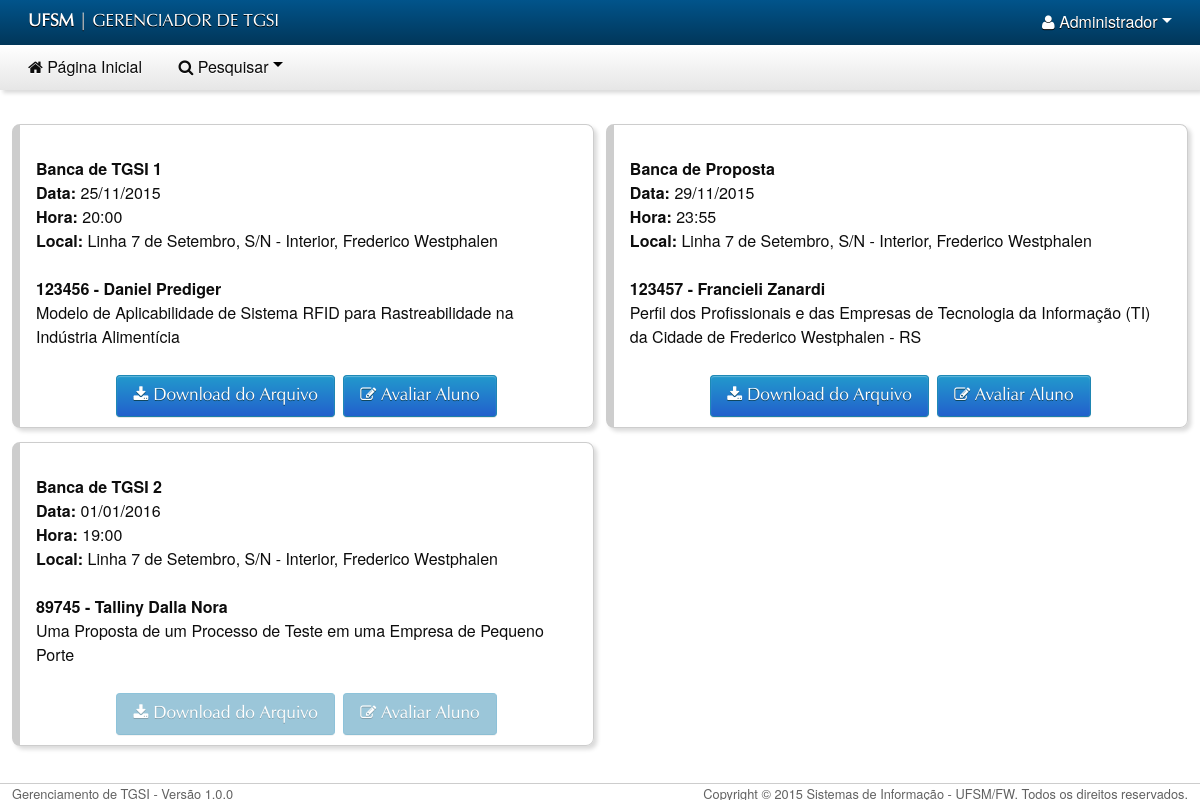
The app's page /portal/avaliador/index.php (signed in) with its own data.
### tables this page shows
CREATE TABLE IF NOT EXISTS `banca` (
  `ban_codigo` int(11) NOT NULL AUTO_INCREMENT,
  `ban_tipo` int(11) NOT NULL,
  `ban_data` date NOT NULL,
  `ban_descricao` varchar(150) NOT NULL,
  `ban_local` varchar(1000) NOT NULL,
  `usu_codigo` int(11) NOT NULL,
  `tur_codigo` int(11) NOT NULL,
  `ban_hora` time NOT NULL,
  PRIMARY KEY (`ban_codigo`),
  UNIQUE KEY `usu_codigo` (`usu_codigo`),
  KEY `usu_codigo_2` (`usu_codigo`),
  KEY `tur_codigo` (`tur_codigo`)
);

CREATE TABLE IF NOT EXISTS `usuario` (
  `USU_CODIGO` int(11) NOT NULL AUTO_INCREMENT,
  `USU_LOGIN` varchar(100) NOT NULL,
  `USU_SENHA` varchar(150) NOT NULL,
  `USU_NOME` varchar(150) NOT NULL,
  `USU_EMAIL` varchar(150) NOT NULL,
  `USU_MATRICULA` varchar(100) NOT NULL,
  `USU_SITUACAO` tinyint(1) NOT NULL,
  PRIMARY KEY (`USU_CODIGO`)
);

### portal/avaliador/index.php (the view, shortened to what this page needs)
<?php
    include("../include/funcoes.php");
    $Avaliador = $_SESSION['UsuarioCOD'];
?>
<!DOCTYPE html>
<html>
    <head>
        <?php
            include("cabecalho.php");
        ?>
    </head>
    <body>
        <div class="band shadowed no-print">
        <?php
            include("../navbar.php");
            include("navbar_avaliador.php");
        ?>
        </div>
        <div class="band">
            <div class="container">
                <?php
                $sqlAvaliador = "SELECT b.`ban_data`,
                                        b.`ban_hora`,
                                        b.`ban_descricao`,
                                        b.`ban_local`,
                                        b.`ban_tipo`,
                                        b.`usu_codigo`,
                                        b.`ban_tipo`,
                                            case
                                          when b.`ban_tipo` = 1 then
                                                 'Proposta'
                                          when b.`ban_tipo` = 2 then
                                             'TGSI 1'
                                          when b.`ban_tipo` = 3 then
                                             'TGSI 2'
                                        end as `ban_tipo_nome`,
                                            u.`usu_nome`,
                                        u.`usu_matricula`,
                                        ar.`arq_nome`
                                 FROM `banca` as b
                                         INNER JOIN `banca_detalhe` as bd
                                         ON b.`ban_codigo` = bd.`ban_codigo`
                                     INNER JOIN `usuario` as u
                                         ON u.`usu_codigo` = b.`usu_codigo`
                                     LEFT JOIN `arquivo` as ar
                                         ON ar.`usu_aluno` = b.`usu_codigo`
                                         AND ar.`arq_tipo` = b.`ban_tipo`
                                 WHERE bd.`usu_codigo` = ".$Avaliador."
                                 ORDER BY b.`ban_data`, b.`ban_hora`, b.`ban_tipo`";
                $queryAvaliador = $mysqli->query($sqlAvaliador);
                if(mysqli_num_rows($queryAvaliador) > 0){
                    $contaLinhas = 0;
                    while ($Resultado = $queryAvaliador->fetch_assoc()) {
                        if ($contaLinhas == 0) {
                            echo '<div class="row">';
                        }
                        $contaLinhas = $contaLinhas + 1;
                        $hoje = date('Y-m-d');
                        if (strtotime($Resultado['ban_data']) == strtotime($hoje)){
                            $cor = 'warning';
                        } else {
                            $cor = 'default';
                        }
                        $hoje = date('Y-m-d H:i');
                        echo '  <div class="span6">';
                        echo '      <div class="box '.$cor.' bordered tip shadowed rounded">';
                        echo '          <br><b>Banca de '.$Resultado['ban_tipo_nome'].'</b>';
                        echo '          <br><b>Data:</b> '.date('d/m/Y', strtotime($Resultado['ban_data'])).'';
                        echo '          <br><b>Hora:</b> '.date('H:i', strtotime($Resultado['ban_hora'])).'';
                        echo '          <br><b>Local:</b> '.$Resultado['ban_local'].'';
                        echo '          <br><br>';
                        echo '          <p><b>'.$Resultado['usu_matricula'].' - '.$Resultado['usu_nome'].'</b>';
                        echo '          <br>'.$Resultado['ban_descricao'].'</p>';
                        echo '          <br>';
                        echo '          <div class="container align-center">';
                        if ($Resultado['arq_nome'] == NULL) {
                            echo '                  <button type="button" class="btn primary align-center disabled " disabled onclick=""><i class="icon-download-alt"></i> Download do Arquivo</button>';
                        } else {
                            echo '                  <button type="button" class="btn primary align-center" onclick="window.open(\'../aluno/uploads/'.$Resultado['arq_nome'].'\', \'_blank\')"><i class="icon-download-alt"></i> Download do Arquivo</button>';
                        }
                        if ((strtotime($Resultado['ban_data']) <= strtotime($hoje))){
                            echo '                  <button type="button" class="btn primary align-center" onclick=""><i class=" icon-edit"></i> Avaliar Aluno</button>';
                        } else {
                            echo '                  <button type="button" class="btn primary align-center disabled" disabled onclick=""><i class=" icon-edit"></i> Avaliar Aluno</button>';
                        }
                        echo '          </div>';
                        echo '      </div>';
                        echo '  </div>';
                        if ($contaLinhas >= 2) {
                            echo '</div>';
                            $contaLinhas = 0;
                        }
                    }
                }
                ?>
            </div>
        </div>
        <?php
            include("../rodape.php");
        ?>
    </body>
</html>

### records on screen
banca: ban_tipo_nome "TGSI 1", ban_data "25/11/2015", ban_hora "20:00", ban_local "Linha 7 de Setembro, S/N - Interior, Frederico Westphalen", usu_codigo.USU_MATRICULA "123456", usu_codigo.USU_NOME "Daniel Prediger", ban_descricao "Modelo de Aplicabilidade de Sistema RFID para Rastreabilidade na Indústria Alimentícia", shows "Avaliar Aluno"
banca: ban_tipo_nome "Proposta", ban_data "29/11/2015", ban_hora "23:55", ban_local "Linha 7 de Setembro, S/N - Interior, Frederico Westphalen", usu_codigo.USU_MATRICULA "123457", usu_codigo.USU_NOME "Francieli Zanardi", ban_descricao "Perfil dos Profissionais e das Empresas de Tecnologia da Informação (TI) da Cidade de Frederico Westphalen - RS", shows "Avaliar Aluno"
banca: ban_tipo_nome "TGSI 2", ban_data "01/01/2016", ban_hora "19:00", ban_local "Linha 7 de Setembro, S/N - Interior, Frederico Westphalen", usu_codigo.USU_MATRICULA "89745", usu_codigo.USU_NOME "Talliny Dalla Nora", ban_descricao "Uma Proposta de um Processo de Teste em uma Empresa de Pequeno Porte", shows "Download do Arquivo", shows "Avaliar Aluno"

### other values on screen
$_SESSION['UsuarioNome'] "Administrador"
